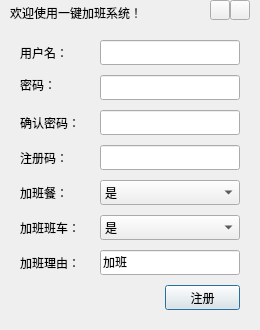
<?xml version="1.0" encoding="UTF-8"?>
<ui version="4.0">
 <class>CRegister</class>
 <widget class="QDialog" name="CRegister">
  <property name="geometry">
   <rect>
    <x>0</x>
    <y>0</y>
    <width>260</width>
    <height>330</height>
   </rect>
  </property>
  <property name="sizePolicy">
   <sizepolicy hsizetype="Fixed" vsizetype="Fixed">
    <horstretch>0</horstretch>
    <verstretch>0</verstretch>
   </sizepolicy>
  </property>
  <property name="windowTitle">
   <string>注册</string>
  </property>
  <property name="windowIcon">
   <iconset>
    <normaloff>Icon.png</normaloff>Icon.png</iconset>
  </property>
  <widget class="QLabel" name="Label_User">
   <property name="geometry">
    <rect>
     <x>20</x>
     <y>40</y>
     <width>80</width>
     <height>25</height>
    </rect>
   </property>
   <property name="font">
    <font>
     <family>Agency FB</family>
     <pointsize>9</pointsize>
    </font>
   </property>
   <property name="text">
    <string>用户名：</string>
   </property>
  </widget>
  <widget class="QLabel" name="Lablel_Psw1">
   <property name="geometry">
    <rect>
     <x>20</x>
     <y>75</y>
     <width>80</width>
     <height>20</height>
    </rect>
   </property>
   <property name="font">
    <font>
     <family>Agency FB</family>
     <pointsize>9</pointsize>
    </font>
   </property>
   <property name="text">
    <string>密码：</string>
   </property>
  </widget>
  <widget class="QLabel" name="Label_Psw2">
   <property name="geometry">
    <rect>
     <x>20</x>
     <y>110</y>
     <width>80</width>
     <height>25</height>
    </rect>
   </property>
   <property name="font">
    <font>
     <family>Agency FB</family>
     <pointsize>9</pointsize>
    </font>
   </property>
   <property name="text">
    <string>确认密码：</string>
   </property>
  </widget>
  <widget class="QLabel" name="Label_Dinner">
   <property name="geometry">
    <rect>
     <x>20</x>
     <y>180</y>
     <width>80</width>
     <height>25</height>
    </rect>
   </property>
   <property name="font">
    <font>
     <family>Agency FB</family>
     <pointsize>9</pointsize>
    </font>
   </property>
   <property name="text">
    <string>加班餐：</string>
   </property>
  </widget>
  <widget class="QLabel" name="Label_Bus">
   <property name="geometry">
    <rect>
     <x>20</x>
     <y>215</y>
     <width>80</width>
     <height>25</height>
    </rect>
   </property>
   <property name="font">
    <font>
     <family>Agency FB</family>
     <pointsize>9</pointsize>
    </font>
   </property>
   <property name="text">
    <string>加班班车：</string>
   </property>
  </widget>
  <widget class="QLineEdit" name="Text_User">
   <property name="geometry">
    <rect>
     <x>100</x>
     <y>40</y>
     <width>140</width>
     <height>25</height>
    </rect>
   </property>
  </widget>
  <widget class="QLineEdit" name="Text_Psw1">
   <property name="geometry">
    <rect>
     <x>100</x>
     <y>75</y>
     <width>140</width>
     <height>25</height>
    </rect>
   </property>
   <property name="font">
    <font>
     <family>Agency FB</family>
     <pointsize>9</pointsize>
    </font>
   </property>
   <property name="echoMode">
    <enum>QLineEdit::Password</enum>
   </property>
  </widget>
  <widget class="QLineEdit" name="Text_Psw2">
   <property name="geometry">
    <rect>
     <x>100</x>
     <y>110</y>
     <width>140</width>
     <height>25</height>
    </rect>
   </property>
   <property name="font">
    <font>
     <family>Agency FB</family>
     <pointsize>9</pointsize>
    </font>
   </property>
   <property name="echoMode">
    <enum>QLineEdit::Password</enum>
   </property>
  </widget>
  <widget class="QComboBox" name="Combo_Dinner">
   <property name="geometry">
    <rect>
     <x>100</x>
     <y>180</y>
     <width>140</width>
     <height>25</height>
    </rect>
   </property>
   <property name="font">
    <font>
     <family>Agency FB</family>
     <pointsize>9</pointsize>
    </font>
   </property>
   <item>
    <property name="text">
     <string>是</string>
    </property>
   </item>
   <item>
    <property name="text">
     <string>否</string>
    </property>
   </item>
  </widget>
  <widget class="QComboBox" name="Combo_Bus">
   <property name="geometry">
    <rect>
     <x>100</x>
     <y>215</y>
     <width>140</width>
     <height>25</height>
    </rect>
   </property>
   <property name="font">
    <font>
     <family>Agency FB</family>
     <pointsize>9</pointsize>
    </font>
   </property>
   <item>
    <property name="text">
     <string>是</string>
    </property>
   </item>
   <item>
    <property name="text">
     <string>否</string>
    </property>
   </item>
  </widget>
  <widget class="QLineEdit" name="Text_Reason">
   <property name="geometry">
    <rect>
     <x>100</x>
     <y>250</y>
     <width>140</width>
     <height>25</height>
    </rect>
   </property>
   <property name="font">
    <font>
     <family>Agency FB</family>
     <pointsize>9</pointsize>
    </font>
   </property>
   <property name="text">
    <string>加班</string>
   </property>
  </widget>
  <widget class="QPushButton" name="Btn_Regist">
   <property name="geometry">
    <rect>
     <x>165</x>
     <y>285</y>
     <width>75</width>
     <height>25</height>
    </rect>
   </property>
   <property name="font">
    <font>
     <family>Agency FB</family>
     <pointsize>9</pointsize>
    </font>
   </property>
   <property name="text">
    <string>注册</string>
   </property>
  </widget>
  <widget class="QLineEdit" name="Text_RegCode">
   <property name="geometry">
    <rect>
     <x>100</x>
     <y>145</y>
     <width>140</width>
     <height>25</height>
    </rect>
   </property>
   <property name="font">
    <font>
     <family>Times New Roman</family>
     <pointsize>9</pointsize>
    </font>
   </property>
  </widget>
  <widget class="QLabel" name="Label_RegCode">
   <property name="geometry">
    <rect>
     <x>20</x>
     <y>145</y>
     <width>80</width>
     <height>25</height>
    </rect>
   </property>
   <property name="font">
    <font>
     <family>Agency FB</family>
     <pointsize>9</pointsize>
    </font>
   </property>
   <property name="text">
    <string>注册码：</string>
   </property>
  </widget>
  <widget class="QLabel" name="Label_Reason">
   <property name="geometry">
    <rect>
     <x>20</x>
     <y>250</y>
     <width>80</width>
     <height>25</height>
    </rect>
   </property>
   <property name="font">
    <font>
     <family>Agency FB</family>
     <pointsize>9</pointsize>
    </font>
   </property>
   <property name="text">
    <string>加班理由：</string>
   </property>
  </widget>
  <widget class="QLabel" name="Label_Status">
   <property name="geometry">
    <rect>
     <x>20</x>
     <y>285</y>
     <width>130</width>
     <height>25</height>
    </rect>
   </property>
   <property name="font">
    <font>
     <family>Agency FB</family>
     <pointsize>9</pointsize>
    </font>
   </property>
   <property name="text">
    <string/>
   </property>
  </widget>
  <widget class="QToolButton" name="Tool_Close">
   <property name="geometry">
    <rect>
     <x>230</x>
     <y>0</y>
     <width>20</width>
     <height>20</height>
    </rect>
   </property>
   <property name="text">
    <string/>
   </property>
   <property name="popupMode">
    <enum>QToolButton::InstantPopup</enum>
   </property>
  </widget>
  <widget class="QToolButton" name="Tool_Min">
   <property name="geometry">
    <rect>
     <x>210</x>
     <y>0</y>
     <width>20</width>
     <height>20</height>
    </rect>
   </property>
   <property name="text">
    <string/>
   </property>
   <property name="popupMode">
    <enum>QToolButton::InstantPopup</enum>
   </property>
  </widget>
  <widget class="QLabel" name="Label_Register">
   <property name="geometry">
    <rect>
     <x>10</x>
     <y>0</y>
     <width>140</width>
     <height>25</height>
    </rect>
   </property>
   <property name="text">
    <string>欢迎使用一键加班系统！</string>
   </property>
  </widget>
 </widget>
 <tabstops>
  <tabstop>Text_User</tabstop>
  <tabstop>Text_Psw1</tabstop>
  <tabstop>Text_Psw2</tabstop>
  <tabstop>Text_RegCode</tabstop>
  <tabstop>Combo_Dinner</tabstop>
  <tabstop>Combo_Bus</tabstop>
  <tabstop>Text_Reason</tabstop>
  <tabstop>Btn_Regist</tabstop>
 </tabstops>
 <resources/>
 <connections/>
</ui>
